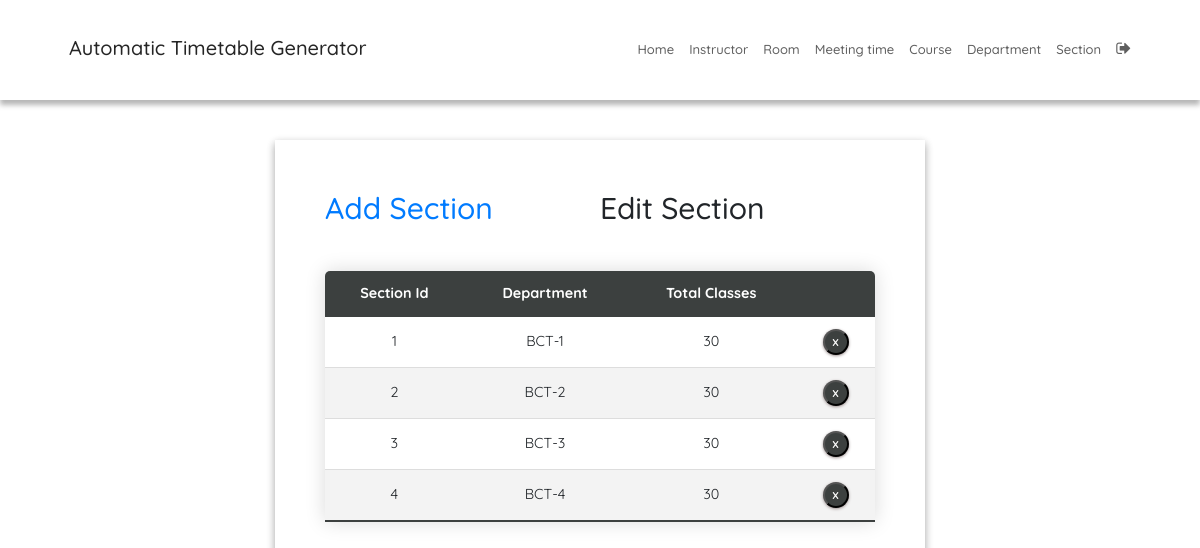
Before: /sectionEdit/ (signed in) with the older database file.
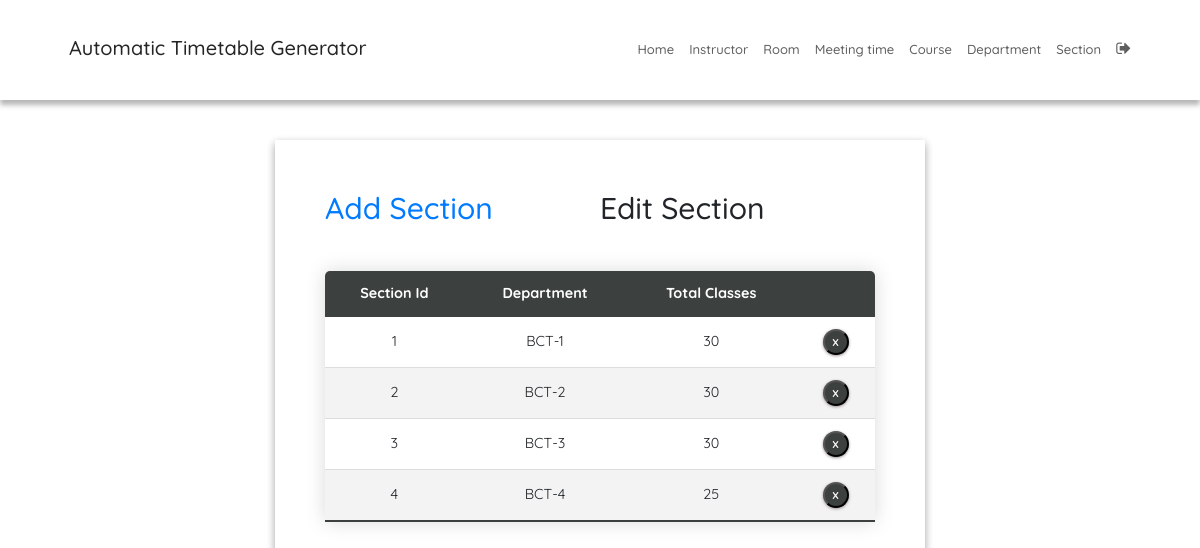
After: the same page with the newer database file.
### SchedulerApp/models.py (models this page shows, shortened)
class Section(models.Model):
    section_id = models.CharField(max_length=25, primary_key=True)
    department = models.ForeignKey(Department, on_delete=models.CASCADE)
    num_class_in_week = models.IntegerField(default=0)
    course = models.ForeignKey(Course,
                               on_delete=models.CASCADE,
                               blank=True,
                               null=True)
    meeting_time = models.ForeignKey(MeetingTime,
                                     on_delete=models.CASCADE,
                                     blank=True,
                                     null=True)
    room = models.ForeignKey(Room,
                             on_delete=models.CASCADE,
                             blank=True,
                             null=True)
    instructor = models.ForeignKey(Instructor,
                                   on_delete=models.CASCADE,
                                   blank=True,
                                   null=True)

class Department(models.Model):
    dept_name = models.CharField(max_length=50)
    courses = models.ManyToManyField(Course)
    def __str__(self):
        return self.dept_name

### SchedulerApp/views.py (the view)
# urls.py: path('sectionEdit/', sectionEdit, name='sectionEdit'),
@login_required
def sectionEdit(request):
    context = {'sections': Section.objects.all()}
    return render(request, 'sectionEdit.html', context)

### SchedulerApp/templatetags/index.py (called while the page is built)
@register.tag
def active(parser, token):
    args = token.split_contents()
    template_tag = args[0]
    if len(args) < 2:
        raise (template.TemplateSyntaxError, f'{template_tag} tag requires at least one argument')
    return NavSelectedNode(args[1:])

    def render(self, context):
        path = context['request'].path
        for p in self.patterns:
            pValue = template.Variable(p).resolve(context)
            if path == pValue:
                return 'active'
        return ''

### templates/sectionEdit.html (shortened to what this page needs)
{% extends 'base.html' %}
{% block content %}
{% load static %}
<fieldset class="fieldset">
  <div class="tablink">
    <a href="{% url 'sectionAdd'%}">
      <h1 onclick="openPage('new')" id="defaultOpen">Add Section</h1>
    </a>
    <h1 onclick="openPage('edit')" id="link_to_edit">Edit Section</h1>
  </div>
  <div class="tabcontent" id="edit">
    <table class="editTable">
      <thead>
        <tr class="table-headers">
          <th>Section Id</th>
          <th>Department</th>
          <th>Total Classes</th>
          <th class="empty"></th>
        </tr>
      </thead>
      <tbody>
        {% for sec in sections %}
        <tr>
          <td>{{sec.section_id}}</td>
          <td>{{sec.department}}</td>
          <td>{{sec.num_class_in_week }}</td>
          <td class="empty">
            <form action="{% url 'deletesection' sec.section_id %}" method="post">
              <input type="submit" value="X" class="cross">
            </form>
          </td>
        </tr>
        {% endfor %}
      </tbody>
    </table>
  </div>
</fieldset>
{% endblock %}

Changed rows visible on the page:
changed Section "BCT-4": num_class_in_week "30" → "25"
